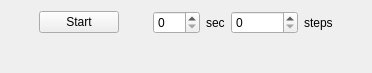
<ui version="4.0" >
 <class>QtLuaProfiler</class>
 <widget class="QWidget" name="QtLuaProfiler" >
  <property name="geometry" >
   <rect>
    <x>0</x>
    <y>0</y>
    <width>372</width>
    <height>73</height>
   </rect>
  </property>
  <property name="windowTitle" >
   <string>Lua Profiler</string>
  </property>
  <layout class="QVBoxLayout" >
   <item>
    <layout class="QHBoxLayout" >
     <item>
      <spacer>
       <property name="orientation" >
        <enum>Qt::Horizontal</enum>
       </property>
       <property name="sizeHint" >
        <size>
         <width>40</width>
         <height>20</height>
        </size>
       </property>
      </spacer>
     </item>
     <item>
      <widget class="QPushButton" name="startButton" >
       <property name="text" >
        <string>Start</string>
       </property>
      </widget>
     </item>
     <item>
      <spacer>
       <property name="orientation" >
        <enum>Qt::Horizontal</enum>
       </property>
       <property name="sizeHint" >
        <size>
         <width>40</width>
         <height>20</height>
        </size>
       </property>
      </spacer>
     </item>
     <item>
      <widget class="QSpinBox" name="timeSpinBox" >
       <property name="maximum" >
        <number>360</number>
       </property>
      </widget>
     </item>
     <item>
      <widget class="QLabel" name="label" >
       <property name="text" >
        <string>sec</string>
       </property>
      </widget>
     </item>
     <item>
      <widget class="QSpinBox" name="stepsSpinBox" >
       <property name="maximum" >
        <number>16777215</number>
       </property>
      </widget>
     </item>
     <item>
      <widget class="QLabel" name="label_2" >
       <property name="text" >
        <string>steps</string>
       </property>
      </widget>
     </item>
     <item>
      <spacer>
       <property name="orientation" >
        <enum>Qt::Horizontal</enum>
       </property>
       <property name="sizeHint" >
        <size>
         <width>40</width>
         <height>20</height>
        </size>
       </property>
      </spacer>
     </item>
    </layout>
   </item>
   <item>
    <spacer>
     <property name="orientation" >
      <enum>Qt::Vertical</enum>
     </property>
     <property name="sizeHint" >
      <size>
       <width>20</width>
       <height>40</height>
      </size>
     </property>
    </spacer>
   </item>
  </layout>
 </widget>
 <resources/>
 <connections/>
</ui>
